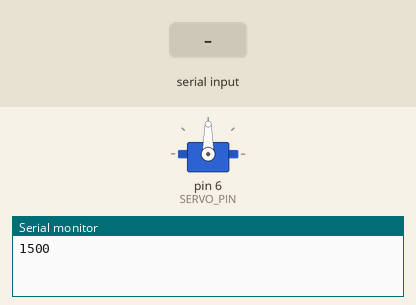
Recording of a sketch running on a simulated Arduino Uno, built with avr-gcc and run on an emulated ATmega328P. On the bench: servo, the last lines printed to the serial monitor. The inputs (shaded band) are chosen by the test bench.

Above: at 3.2 s.
3.3 s: "0\n" received over Serial
At 3.8 s:
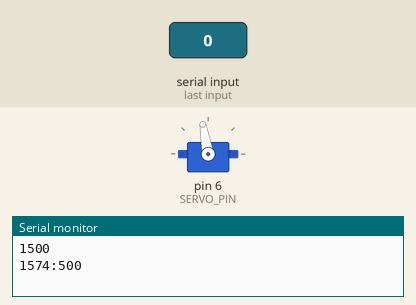
4.8 s: byte 49 ('1') received over Serial
At 6.0 s:
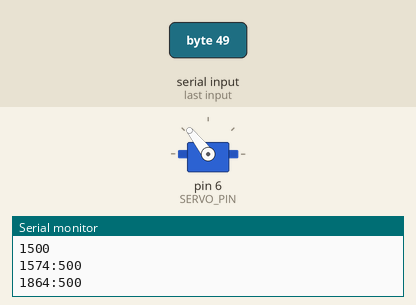
6.3 s: byte 50 ('2') received over Serial
At 7.2 s:
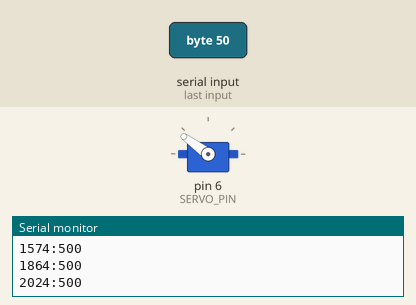
7.8 s: byte 51 ('3') received over Serial
At 8.4 s:
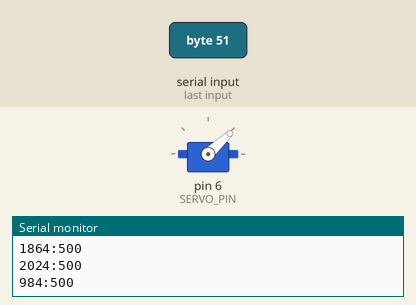
9.3 s: byte 52 ('4') received over Serial
At 10.5 s:
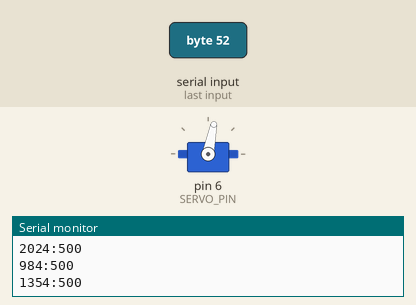
10.8 s: byte 32 (' ') received over Serial
At 11.9 s:
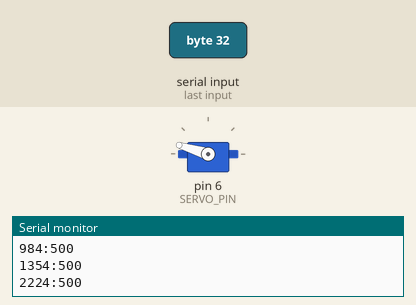
Timing chart, 0 to 13.3 s (numbered marks = the images above; inputs shaded):
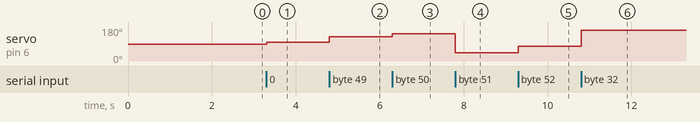

The sketch:

arduinoBraille.ino
```cpp
#include <Servo.h>

const int SERVO_PIN = 6;
int currentPos = 0;
Servo servo;
int pulseWidth = 1500;
int lastPulse = 1500;
int delaySwitch = 500;
int delayBasic = 500;


void setup() {
  servo.attach(SERVO_PIN);
  currentPos = servo.readMicroseconds();
  Serial.begin(9600);
  Serial.println(currentPos);
  delay(2000); // Wacht op de seriële initialisatie
}

void loop() {
  // Controleer of er seriële data beschikbaar is
  if (Serial.available() > 0) {
    char c = Serial.read(); // Lees een karakter
    if (c != '\n' && c != '\r') {

      switch (c) {
        case '0':
          pulseWidth = 1574; // Minimale servo positie
          break;
        case '1':
          pulseWidth = 1864;
          break;
        case '2':
          pulseWidth = 2024;
          break;
        case '3':
          pulseWidth = 984;
          break;
        case '4':
          pulseWidth = 1354;
          break;
        case '5':
          pulseWidth = 1784;
          break;
        case '6':
          pulseWidth = 1474;
          break;
        case '7':
          pulseWidth = 1274;
          break;
        case '8':
          pulseWidth = 1164;
          break;
        case '9':
          pulseWidth = 1094;
          break;
        case ' ':
          pulseWidth = 2224;
          break;
        case ':':
          pulseWidth = 1700;
          break;
        case '-':
          pulseWidth = 1684;
          break;
        case 'L':
          currentPos = servo.readMicroseconds();
          pulseWidth = currentPos + 10;
          break;
        case 'R':
          currentPos = servo.readMicroseconds();
          pulseWidth = currentPos - 10;
          break;
        case 'O': // Obstackle
          if (delaySwitch == 500 ) {
            delaySwitch = 100;
          } else {
            delaySwitch = 500;
          }
          pulseWidth = 1274;
        default:
          pulseWidth = 1500; // Neutrale positie
          break;
      }

      if (lastPulse == pulseWidth) {
        servo.writeMicroseconds(pulseWidth-100);
        delay(100);
      }

      lastPulse = pulseWidth;
      Serial.print(pulseWidth);
      Serial.print(":");
      Serial.println(delaySwitch);
      servo.writeMicroseconds(pulseWidth);
      delay(delaySwitch);
    }
  }
}
```

Measured:
- after the input at 3.3 s, servo on pin 6 (SERVO_PIN): 90° → 100° at once
- after the input at 4.8 s, servo on pin 6 (SERVO_PIN): 100° → 128° at once
- after the input at 6.3 s, servo on pin 6 (SERVO_PIN): 128° → 144° at once
- after the input at 7.8 s, servo on pin 6 (SERVO_PIN): 144° → 43° at once
- after the input at 9.3 s, servo on pin 6 (SERVO_PIN): 43° → 79° at once
- after the input at 10.8 s, servo on pin 6 (SERVO_PIN): 79° → 163° at once
